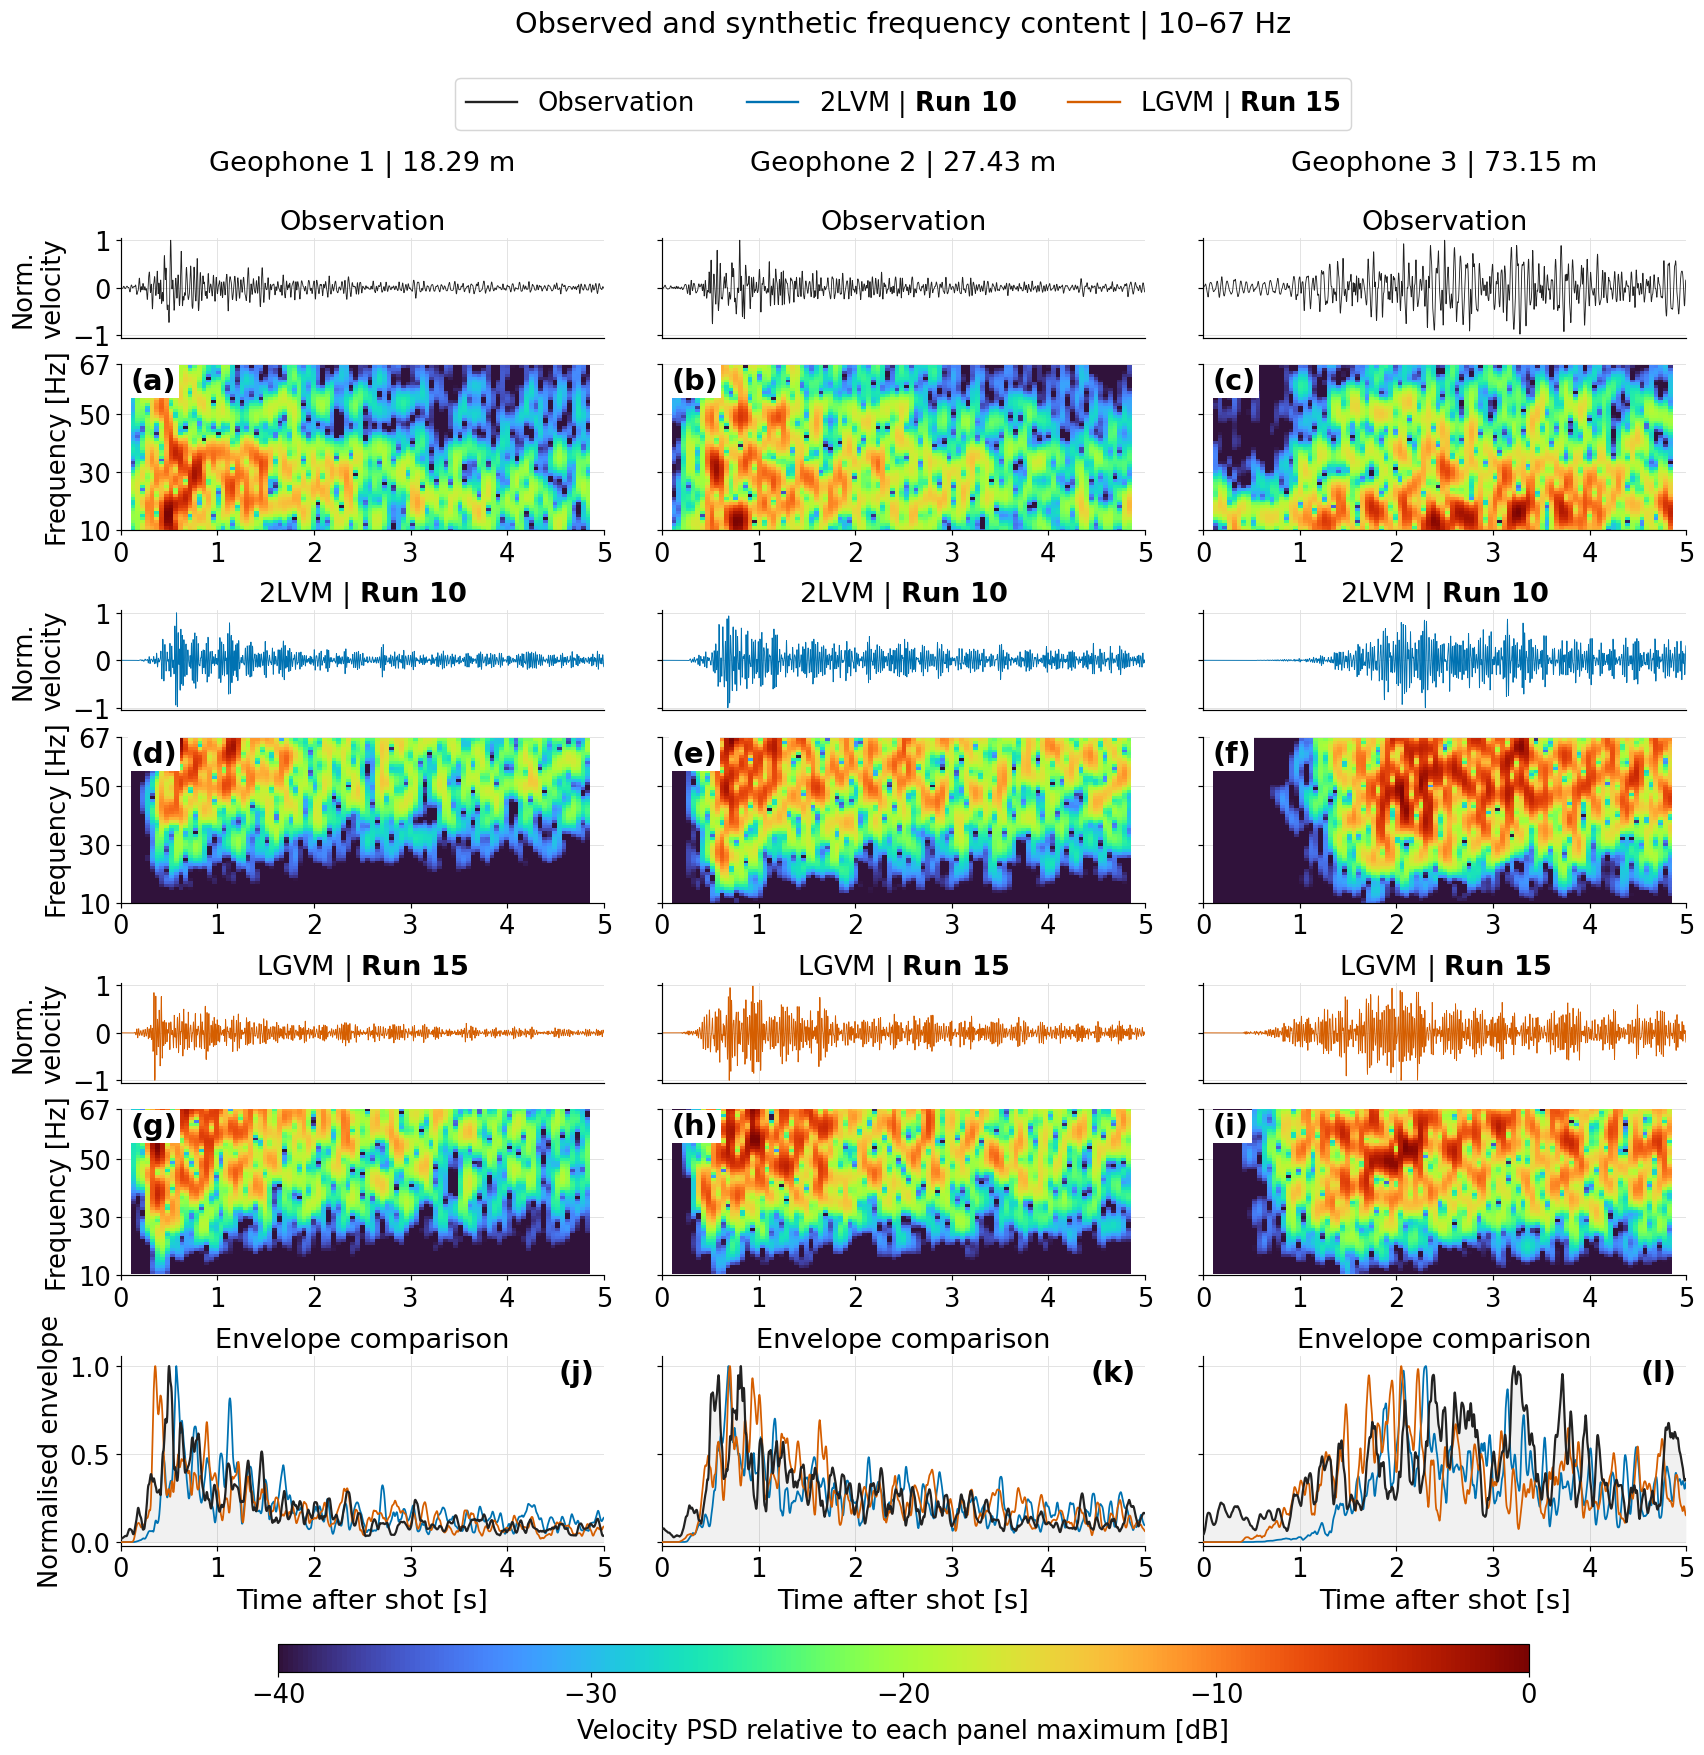

Write the Python code that produced this figure.
"""Figure 13: 10-67 Hz waveforms, spectrograms and envelopes at the three geophones for Shot 17."""

import glob

import matplotlib.pyplot as plt
import numpy as np
from matplotlib.lines import Line2D
from netCDF4 import Dataset, chartostring
from obspy import read
from scipy import signal
from scipy.ndimage import uniform_filter1d

SEGY_DIR = "path/to/segy_data"   # shot_17_apollo_14.segy
RUNS_DIR = "path/to/runs"   # AxiSEM3D run folders A14_Run10_* and A14_Run15_*

BAND = (10.0, 67.0)   # Hz
WINDOW = 0.25   # s, spectrogram window
SMOOTH = 0.05   # s, envelope smoothing
DB_FLOOR = -40


def velocity(u, dt):
    """Displacement to velocity: 4th-order central differences (2nd order at the ends)."""
    v = np.gradient(u, dt, edge_order=2)
    v[2:-2] = (u[:-4] - 8 * u[1:-3] + 8 * u[3:-1] - u[4:]) / (12 * dt)
    return v


def bandpass(x, fs):
    """Zero-phase 4th-order Butterworth band-pass, normalised to a peak of 1."""
    pad = min(len(x) - 1, round(fs))
    sos = signal.butter(4, BAND, btype="bandpass", fs=fs, output="sos")
    y = signal.sosfiltfilt(sos, np.pad(x, pad, mode="reflect"))[pad:-pad]
    return y / np.max(np.abs(y))


def envelope(x, fs):
    """Hilbert envelope smoothed over SMOOTH seconds, normalised to a peak of 1."""
    pad = min(len(x) - 1, round(fs))
    env = np.abs(signal.hilbert(np.pad(x, pad, mode="reflect")))[pad:-pad]
    env = uniform_filter1d(env, size=round(SMOOTH * fs), mode="reflect")
    return env / env.max()


def spectrogram_db(x, time, fs):
    """Velocity PSD in BAND, in dB relative to its maximum."""
    n = round(WINDOW * fs)
    f, t, power = signal.spectrogram(x, fs=fs, window="hann", nperseg=n, noverlap=round(0.8 * n),
                                     nfft=4 * n, detrend="constant", scaling="density", mode="psd")
    keep = (f >= BAND[0]) & (f <= BAND[1])
    power = power[keep] / power[keep].max()
    return t + time[0], f[keep], 10 * np.log10(np.maximum(power, 1e-12))


def read_synthetics(run, names):
    """Vertical displacement (U3) at the named stations from the AxiSEM3D station output."""
    waves = {}
    for path in glob.glob(f"{run}/output/stations/shot_17/axisem3d_synthetics.nc*"):
        with Dataset(path) as ds:
            stations = [s.split(".")[-1] for s in chartostring(ds["list_station"][:])]
            u3 = list(chartostring(ds["list_channel"][:])).index("U3")
            time = np.asarray(ds["data_time"][:])
            for i, name in enumerate(stations):
                if name in names:
                    waves[name] = np.asarray(ds["data_wave"][i, u3, :], dtype=float)
    return time, np.array([waves[name] for name in names])


def read_distances(run, names):
    """Source-receiver distances [m] from the AxiSEM3D station list."""
    rows = [line.split() for line in open(f"{run}/input/shot_17.txt") if not line.startswith("#")]
    distance = {row[0]: float(row[2]) for row in rows if row}
    return [distance[name] for name in names]


GEOPHONES = ["G1", "G2", "G3"]
runs = {n: glob.glob(f"{RUNS_DIR}/A14_Run{n}_*")[0] for n in ("10", "15")}
distances = read_distances(runs["10"], GEOPHONES)

# observed velocity (SEGY traces 1-3 = G1-G3) and synthetic displacement converted to velocity
segy = read(f"{SEGY_DIR}/shot_17_apollo_14.segy", format="SEGY")
traces = {"obs": (segy[0].times(), np.array([tr.data for tr in segy], dtype=float))}
for n, run in runs.items():
    time, u = read_synthetics(run, GEOPHONES)
    fs = 1 / np.median(np.diff(time))
    traces["run" + n] = (time, np.array([velocity(x, 1 / fs) for x in signal.detrend(u)]))

# common time window, then process each trace
start = max(time[0] for time, waves in traces.values())
end = min(time[-1] for time, waves in traces.values())
results = {}
for name, (time, waves) in traces.items():
    keep = (time >= start) & (time <= end)
    time = time[keep]
    fs = 1 / np.median(np.diff(time))
    waves = signal.detrend(waves[:, keep])
    results[name] = dict(time=time,
                         wave=[bandpass(x, fs) for x in waves],
                         envelope=[envelope(bandpass(x, fs), fs) for x in waves],
                         spectrogram=[spectrogram_db(x, time, fs) for x in waves])

# plot
FS = 18.5
FS_SMALL = 17.5
plt.rcParams.update({"font.size": FS, "xtick.labelsize": FS - 1, "ytick.labelsize": FS - 1,
                     "axes.spines.top": False, "axes.spines.right": False})

sets = [("obs", "Observation", "#222222"),
        ("run10", r"2LVM | $\mathbf{Run\ 10}$", "#0072B2"),
        ("run15", r"LGVM | $\mathbf{Run\ 15}$", "#D55E00")]


def style(ax):
    ax.set(xlim=(0, 5), xticks=range(6))
    ax.set_axisbelow(True)
    ax.grid(color="0.88", lw=0.6)


fig = plt.figure(figsize=(16.5, 17.5))
outer = fig.add_gridspec(4, 3, left=0.09, right=0.985, bottom=0.16, top=0.865,
                         height_ratios=[1, 1, 1, 0.65], hspace=0.3, wspace=0.12)

for i, (name, title, colour) in enumerate(sets):
    r = results[name]
    for j in range(3):
        pair = outer[i, j].subgridspec(2, 1, height_ratios=[0.6, 1.0], hspace=0.2)
        wave_ax = fig.add_subplot(pair[0])
        spec_ax = fig.add_subplot(pair[1], sharex=wave_ax)

        wave_ax.plot(r["time"], r["wave"][j], color=colour, lw=0.6)
        wave_ax.set_title(title, fontsize=FS)
        wave_ax.set(ylim=(-1.05, 1.05), yticks=[-1, 0, 1])
        wave_ax.tick_params(axis="x", labelbottom=False, length=0)

        mesh = spec_ax.pcolormesh(*r["spectrogram"][j], cmap="turbo", vmin=DB_FLOOR, vmax=0,
                                  shading="auto", rasterized=True)
        spec_ax.set(ylim=BAND, yticks=[10, 30, 50, 67])
        spec_ax.text(0.02, 0.98, f"({'abcdefghi'[3 * i + j]})", transform=spec_ax.transAxes,
                     ha="left", va="top", fontsize=FS + 1, fontweight="bold",
                     bbox=dict(boxstyle="square,pad=0.1", fc="white", ec="none"))

        for ax in (wave_ax, spec_ax):
            style(ax)
            ax.tick_params(axis="y", labelleft=j == 0)
        if j == 0:
            wave_ax.set_ylabel("Norm.\nvelocity", fontsize=FS_SMALL)
            spec_ax.set_ylabel("Frequency [Hz]", fontsize=FS_SMALL)
        if i == 0:
            fig.text(np.mean(wave_ax.get_position().intervalx), 0.905,
                     f"Geophone {j + 1} | {distances[j]:.2f} m", ha="center", va="center")

for j in range(3):
    ax = fig.add_subplot(outer[3, j])
    for name, title, colour in sets:
        time, env = results[name]["time"], results[name]["envelope"][j]
        if name == "obs":
            ax.fill_between(time, 0, env, color=".3", alpha=0.08, lw=0)
            ax.plot(time, env, color=colour, lw=1.5, zorder=4)
        else:
            ax.plot(time, env, color=colour, lw=1.2, zorder=3)
    ax.set_title("Envelope comparison", fontsize=FS)
    ax.text(0.98, 0.98, f"({'jkl'[j]})", transform=ax.transAxes, ha="right", va="top",
            fontsize=FS + 1, fontweight="bold")
    ax.set(ylim=(-0.02, 1.06), yticks=[0, 0.5, 1])
    style(ax)
    ax.set_xlabel("Time after shot [s]")
    ax.tick_params(axis="y", labelleft=j == 0)
    if j == 0:
        ax.set_ylabel("Normalised envelope", fontsize=FS_SMALL)

handles = [Line2D([], [], color=colour, lw=1.6, label=title) for name, title, colour in sets]
fig.legend(handles=handles, loc="upper center", bbox_to_anchor=(0.5375, 0.958), ncol=3, fontsize=FS_SMALL)
bar = fig.colorbar(mesh, cax=fig.add_axes([0.18, 0.092, 0.715, 0.015]), orientation="horizontal")
bar.set_label("Velocity PSD relative to each panel maximum [dB]", fontsize=FS_SMALL, labelpad=7)
bar.set_ticks(range(DB_FLOOR, 1, 10))
fig.suptitle("Observed and synthetic frequency content | 10–67 Hz", x=0.5375, y=0.988, fontsize=FS + 1)

fig.savefig("Figure13.png", dpi=106, bbox_inches="tight", facecolor="white")
